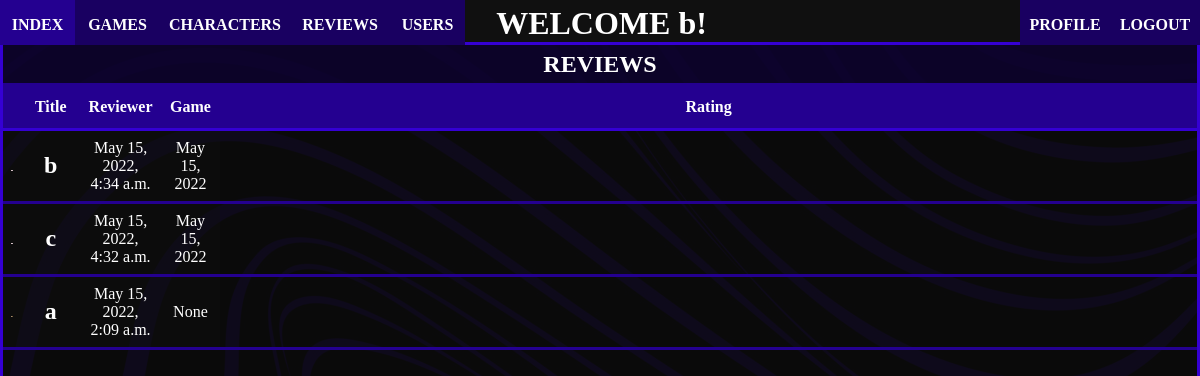
The app's page /levelcheck/allusers (signed in), older data.
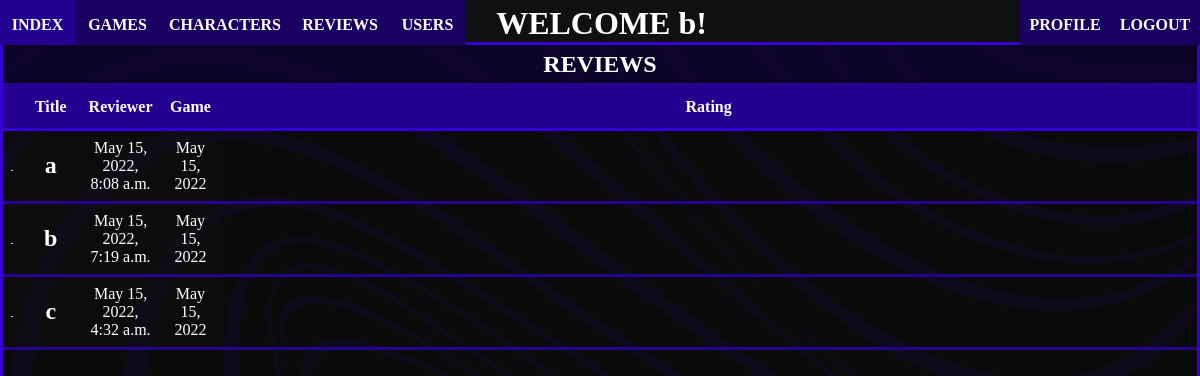
The same page, newer data.
### levelcheck/models.py (models this page shows, shortened)
class LevelUser(models.Model):
    user = models.OneToOneField(User, on_delete=models.CASCADE)
    gender = models.CharField(max_length=50, default="Prefer not")
    birthday = models.CharField(max_length=50)
    img_src = models.CharField(max_length=150)
    location = models.CharField(max_length=50, default="Earth")
    joined = models.DateField('Joined')
    bio = models.CharField(max_length=500, default="Your Bio!")

### levelcheck/views.py (the view)
# urls.py: path('allusers', views.all_users, name='all_users'),
@login_required(login_url='/levelcheck')
def all_users(request):
    users = User.objects.all().exclude(is_superuser=1).order_by('-last_login')
    empty = Game.objects.none()
    levelusers_list = list()
    for u in users:
        leveluser = LevelUser.objects.get(user_id=u.id)
        levelusers_list.append(leveluser)
    query_levelusers = list(chain(empty, levelusers_list))
    return render(request, 'levelcheck/all_users.html', context={'levelusers': query_levelusers})

### levelcheck/templates/levelcheck/all_users.html (shortened to what this page needs)
{% extends "levelcheck/index.html" %}
{% block content %}
    <header style="height: 5%"><h1>REVIEWS</h1></header>
    <section style="height: 94.7%">
        <table>
            <tr>
                <th></th>
                <th>Title</th>
                <th>Reviewer</th>
			    <th>Game</th>
			    <th>Rating</th>
            </tr>
            {% for l in levelusers %}
            <tr style="text-align: center" data-href="{% url 'levelcheck:user_detail' l.id %}">
                {% load static %}
                <td style="width: 1.5%"><img class="table_image" src="{% static l.img_src %}"></td>
                <td style="width: 5%; font-weight: bold; font-size: 1.5em">{{ l.user.username }}</td>
                <td style="width: 5%">{{ l.user.last_login }}</td>
                <td style="width: 5%">{{ l.joined }}</td>
            </tr>
            {% endfor %}
        </table>
    </section>
{% endblock %}

Row changes from the older to the newer data that the page shows:
removed LevelUser: user.username "a", user.last_login "May 15, 2022, 2:09 a.m.", joined "None"
added LevelUser: user.username "a", user.last_login "May 15, 2022, 8:08 a.m.", joined "May 15, 2022"
changed through a linked row, LevelUser: user.last_login "May 15, 2022, 4:34 a.m." → "May 15, 2022, 7:19 a.m."
